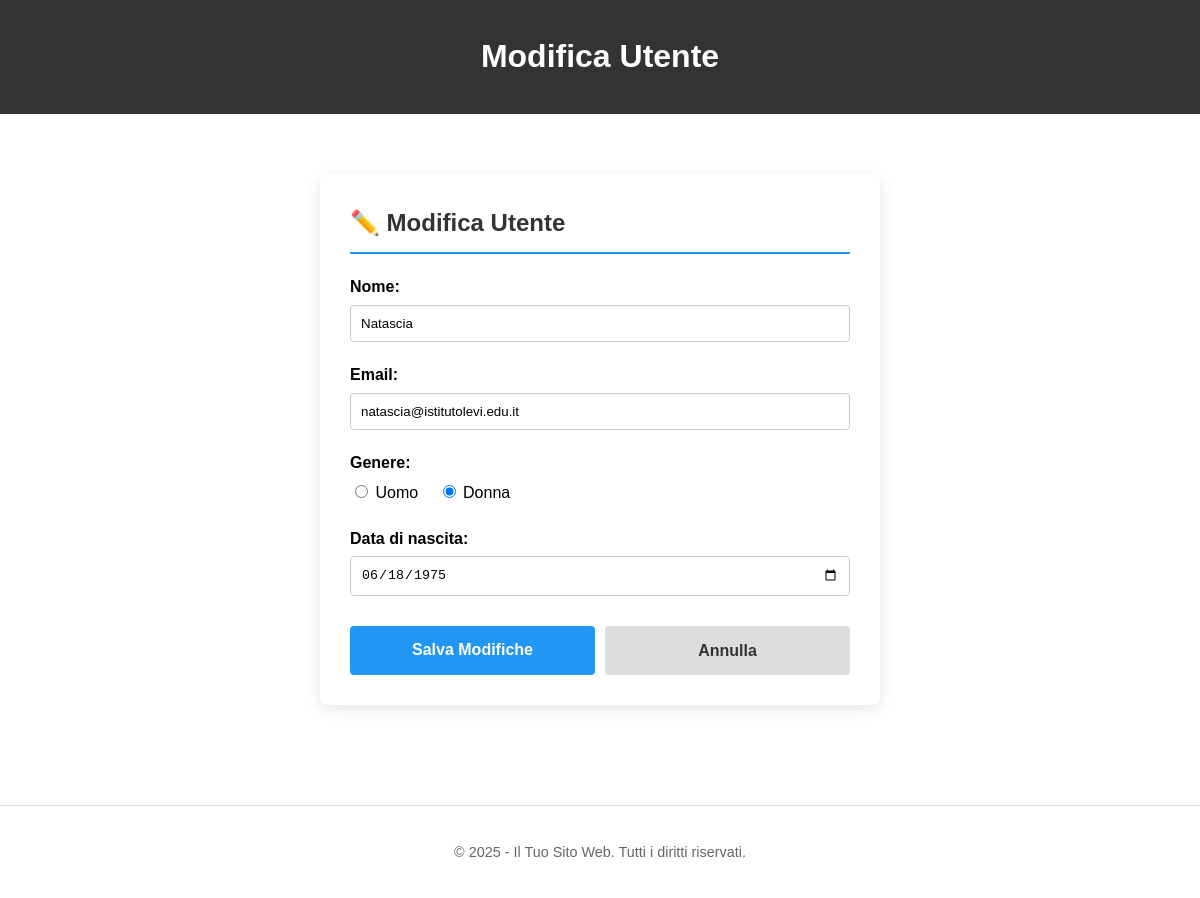
The page /update.php?id=3 on the database its author committed.
### tables this page shows
CREATE TABLE `utente` (
  `idUtente` bigint(20) NOT NULL,
  `nome` varchar(100) NOT NULL,
  `email` varchar(100) NOT NULL,
  `genere` varchar(15) NOT NULL,
  `dataNascita` date NOT NULL
);

### update.php (the view, shortened to what this page needs)
<?php
require_once "dbConfig.php";
require_once "myFunctions.php";
$id = $_GET['id'];
$utente = [];
try {
    $stmt = $conn->prepare("SELECT * FROM utente WHERE idUtente = :id");
    $stmt->execute([':id' => $id]);
    $utente = $stmt->fetch();
} catch (PDOException $e) {
    die("Errore di connessione: " . $e->getMessage());
}
?>
    <div style="max-width: 500px; margin: 40px auto; background: #fff; padding: 30px; border-radius: 8px; box-shadow: 0 4px 15px rgba(0,0,0,0.1);">
        <h2 style="margin-top: 0; border-bottom: 2px solid #2196F3; padding-bottom: 10px; color: #333;">
            ✏️ Modifica Utente
        </h2>
        <form action="update.php?id=<?= $utente['idUtente'] ?>" method="post">
            <label for="nome" style="font-weight: bold; display: block; margin-bottom: 5px;">Nome:</label>
            <input type="text" id="nome" name="nome"
                   value="<?= htmlspecialchars($utente['nome']) ?>"
                   required
                   style="width: 100%; padding: 10px; margin-bottom: 20px; border: 1px solid #ccc; border-radius: 4px; box-sizing: border-box;">
            <label for="email" style="font-weight: bold; display: block; margin-bottom: 5px;">Email:</label>
            <input type="email" id="email" name="email"
                   value="<?= htmlspecialchars($utente['email']) ?>"
                   required
                   style="width: 100%; padding: 10px; margin-bottom: 20px; border: 1px solid #ccc; border-radius: 4px; box-sizing: border-box;">
            <label style="font-weight: bold; display: block; margin-bottom: 5px;">Genere:</label>
            <div style="margin-bottom: 20px;">
                <input type="radio" id="uomo" name="genere" value="uomo"
                        <?= ($utente['genere'] == 'uomo') ? 'checked' : '' ?>>
                <label for="uomo" style="margin-right: 15px;">Uomo</label>
                <input type="radio" id="donna" name="genere" value="donna"
                        <?= ($utente['genere'] == 'donna') ? 'checked' : '' ?>>
                <label for="donna">Donna</label>
            </div>
            <label for="ddn" style="font-weight: bold; display: block; margin-bottom: 5px;">Data di nascita:</label>
            <input type="date" id="ddn" name="ddn"
                   value="<?= $utente['dataNascita'] ?>"
                   style="width: 100%; padding: 10px; margin-bottom: 30px; border: 1px solid #ccc; border-radius: 4px; box-sizing: border-box;">
            <div style="display: flex; gap: 10px;">
                <input type="submit" value="Salva Modifiche"
                       style="flex: 1; background-color: #2196F3; color: white; padding: 12px; border: none; border-radius: 4px; cursor: pointer; font-size: 1rem; font-weight: bold; transition: background 0.3s;">
                <a href="index.php"
                   style="flex: 1; text-align: center; background-color: #ddd; color: #333; padding: 12px; text-decoration: none; border-radius: 4px; font-weight: bold; transition: background 0.3s;">
                    Annulla
                </a>
            </div>
        </form>
    </div>

### style.css (style rules this page uses)
body { font-family: Arial, sans-serif; margin: 0; padding: 0; line-height: 1.6; }

### rows shown on the page
utente: nome "Natascia", email "natascia@istitutolevi.edu.it", genere "☐ Uomo", genere "☑ Donna", ddn "06/18/1975"

### other values the page prints
$titolo_sanificato "Modifica Utente"
